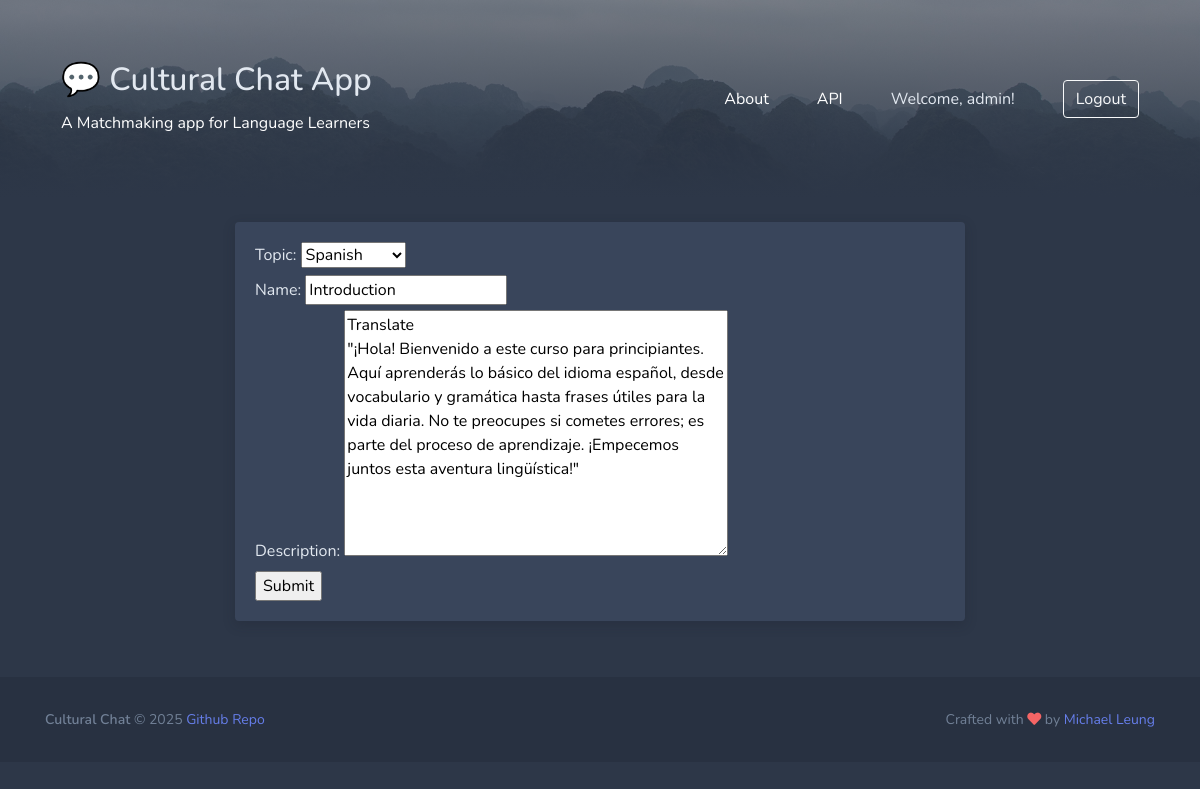
/update-room/9/ (signed in), run on the app's committed database.
### chatapp/models.py (models this page shows, shortened)
class Room(models.Model):
    host = models.ForeignKey(User, on_delete=models.SET_NULL, null=True)
    topic = models.ForeignKey(Topic, on_delete=models.SET_NULL, null=True)
    name = models.CharField(max_length=200)
    description = models.TextField(null=True, blank=True)
    participants = models.ManyToManyField(User, related_name='participants', blank=True)
    updated = models.DateTimeField(auto_now=True)
    created = models.DateTimeField(auto_now_add=True)
    class Meta:
        ordering = ['-updated', '-created']

class Topic(models.Model):
    name = models.CharField(max_length=200)
    def __str__(self):
        return self.name

### chatapp/views.py (the view)
# urls.py: path('update-room/<str:pk>/', views.updateRoom, name="update-room"),
@login_required(login_url='login')
def updateRoom(request, pk):
    room = Room.objects.get(id=pk)
    form = RoomForm(instance=room)
    if request.user != room.host :
        return HttpResponse('You are not allowed on this page')
    if request.method == 'POST':
        form = RoomForm(request.POST, instance=room)
        if form.is_valid():
            form.save()
            return redirect('home')
    context = {'form': form}
    return render(request, 'chatapp/room_form.html', context)

### chatapp/forms.py
class RoomForm(ModelForm):
    class Meta:
        model = Room
        fields = '__all__'
        exclude = ['host', 'participants']

### chatapp/templates/chatapp/room_form.html (shortened to what this page needs)
{% extends 'main.html' %} {% block content %}
<div class="container py-4">
  <div class="row">
    <div class="col-md-8 offset-2">
      <div class="block">
        <div class="block-content">
          <form method="POST" action="">
            {{ form }}
            <input type="submit" value="Submit" />
          </form>
        </div>
      </div>
    </div>
  </div>
</div>
{% endblock content %}

### templates/header.html (shortened to what this page needs)
{% load static %}
<div class="bg-image">
  <div class="bg-image-overlay pt-5 py-md-5">
    <nav class="container navbar bg-body-tertiary">
      <div class="container-fluid">
        <a class="navbar-brand text-white" href="/">
          <h2>💬 Cultural Chat App</h2>
          <small>A Matchmaking app for Language Learners</small>
        </a>
        <div class="d-flex align-items-center">
          <a class="text-white mr-5" href="{% url 'about' %}">About</a>
          <a class="text-white mr-5" target="_blank" href="api/rooms/">API</a>
          {% if request.user.is_authenticated %}
          <span class="mr-5">Welcome, {{ request.user.username }}!</span>
          <a href="{% url 'logout' %}" class="btn btn-outline-light me-2">
            Logout
          </a>
          {% endif %}
        </div>
      </div>
    </nav>
  </div>
</div>

### static/styles/main.css (style rules this page uses)
html, body { font-family: 'Nunito'; background: #2d3748; color: #e2e8f0; }
h1, h2, h3, h4, h5, h6, .h1, .h2, .h3, .h4, .h5, .h6 { font-family: 'Nunito'; color: #e2e8f0; }
a, .btn.btn-link { color: #667eea; }
a, a:focus, a:hover, .btn.btn-link { text-decoration: none; }
.bg-image { background-position: 50% 0%; background-size: cover; background-image: url('/static/images/bg-header.jpg'); }
.bg-image-overlay { background: #2d3748; background: linear-gradient(0deg, #2d3748 0%, rgba(45, 55, 72, 0.5) 100%); }
.block { display: block; margin-bottom: 2rem; background-color: #39455b; border-radius: .25rem; box-shadow: 0 0.25rem 0.75rem rgba(26, 32, 44, 0.25); transition: box-shadow .12s ease-out; }
.block .block-content { padding: 1.25rem; }
.block .block-content:first-child { border-top-right-radius: .25rem; border-top-left-radius: .25rem; }
.block .block-content:last-child { border-bottom-right-radius: .25rem; border-bottom-left-radius: .25rem; }

### data on the page
Room: topic "Spanish", description "Translate \"¡Hola! Bienvenido a este curso para principiantes. Aquí aprenderás lo básico del idioma español, desde vocabulario y gramática hasta frases útiles para la vida diaria. No te preocupes si cometes errores; es parte del proceso de aprendizaje. ¡Empecemos juntos esta aventura lingüística!\""
Topic: name "Introduction"

### other printed values
{{ request.user.username }} "admin"
